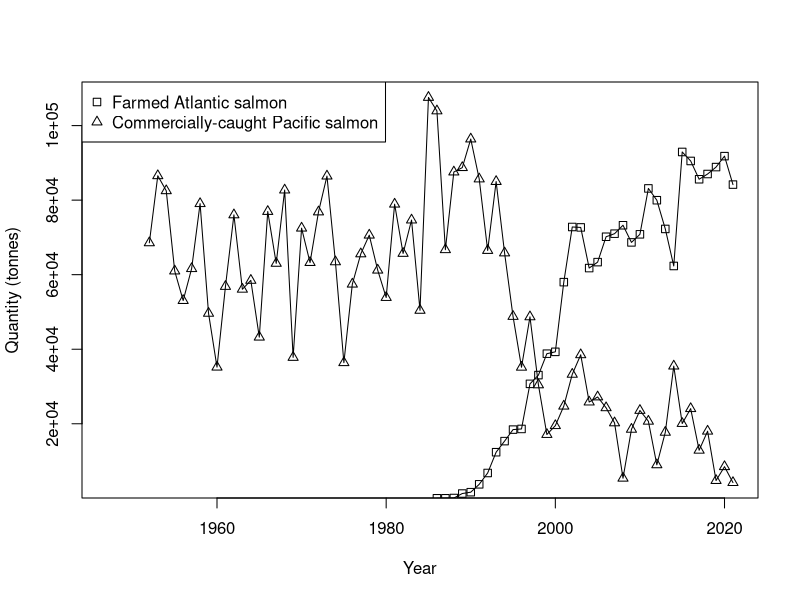

Source code (R):
# Figure 1: Aquaculture and commercial fisheries #

## Load packages ##

library(tidyverse)
library(readxl)

## Load the data ##

# Set wd to BCSalmonDisease git repo

# Data compiled from:
## DFO:
## FAO: 

# global_farmed <- read.csv("Data/aquaculture_quantity.csv")
# global_pacificcommercial
# global_atlanticcommercial

BC_farmed <- read_excel("Data/fisheriesdata.xlsx", sheet = 1) # farmed atlantic salmon
BC_commercial <- read_excel("Data/fisheriesdata.xlsx", sheet = 2) # commercially-caught pacific salmon 

## Prepare the data ## 

# Need to get numbers for farmed atlantic salmon in BC

BC_farmed <- BC_farmed %>%
  filter(year >= 1991) %>%
  select(1, 2, 5, 6, 7) %>%
  transmute(year,
            salmon = DFO_BCsalmon - (DFO_sum - FAO_atlantic)) %>%
  select(year, salmon) %>%
  rbind(BC_farmed %>%
          filter(year %in% 1986:1990) %>%
          transmute(year,
                    salmon = DFO_BCsalmon)) %>% 
  arrange(year)

## Plot the data ##

### A plot ###

### B plot ###

# line for commercially caught pacific salmon
plot(x = BC_commercial$year, y = BC_commercial$salmon, 
     ylab = "Quantity (tonnes)", xlab = "Year",
     type = "l")
points(x = BC_commercial$year, y = BC_commercial$salmon, 
       pch = 2)

# line for farmed atlantic salmon
lines(x = BC_farmed$year, y = BC_farmed$salmon)
points(x = BC_farmed$year, y = BC_farmed$salmon, 
       pch = 0, col = "black")

# legend
legend("topleft", 
       #title = "BC quantities",
       legend = c("Farmed Atlantic salmon", 
                  "Commercially-caught Pacific salmon"),
       pch = c(0, 2))

### Paste A + B plots together ###


## END ##